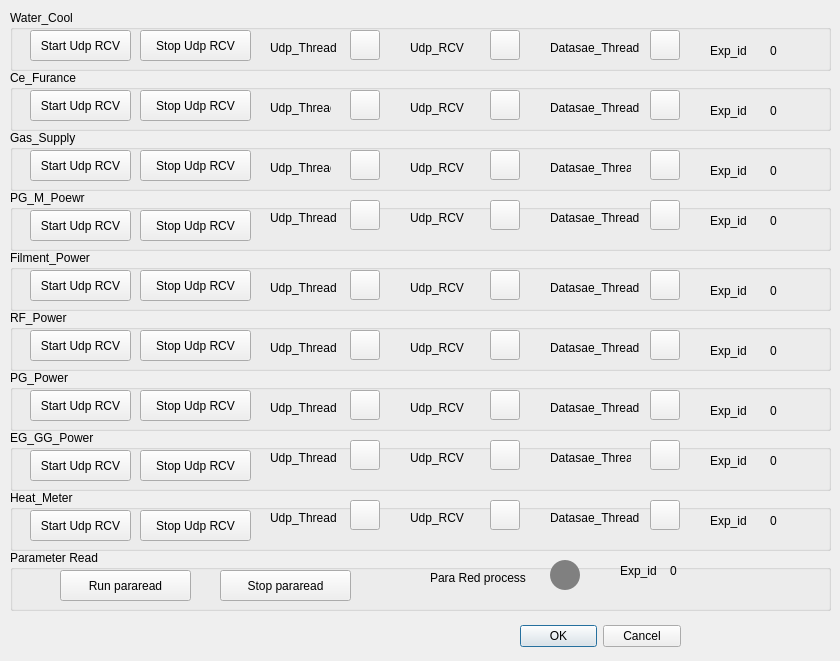
   <widget class="QWidget" name="tab_2">
    <attribute name="title">
     <string>Menu Mode</string>
    </attribute>
    <widget class="QGroupBox" name="groupBox_6">
     <property name="geometry">
      <rect>
       <x>10</x>
       <y>10</y>
       <width>821</width>
       <height>61</height>
      </rect>
     </property>
     <property name="title">
      <string>Water_Cool</string>
     </property>
     <widget class="QPushButton" name="pushButton_26">
      <property name="geometry">
       <rect>
        <x>20</x>
        <y>20</y>
        <width>101</width>
        <height>31</height>
       </rect>
      </property>
      <property name="text">
       <string>Start Udp RCV</string>
      </property>
     </widget>
     <widget class="QPushButton" name="pushButton_28">
      <property name="geometry">
       <rect>
        <x>130</x>
        <y>20</y>
        <width>111</width>
        <height>31</height>
       </rect>
      </property>
      <property name="text">
       <string>Stop Udp RCV</string>
      </property>
     </widget>
     <widget class="QLabel" name="label_10">
      <property name="geometry">
       <rect>
        <x>260</x>
        <y>30</y>
        <width>91</width>
        <height>16</height>
       </rect>
      </property>
      <property name="text">
       <string>Udp_Thread</string>
      </property>
     </widget>
     <widget class="QPushButton" name="pushButton_29">
      <property name="geometry">
       <rect>
        <x>340</x>
        <y>20</y>
        <width>30</width>
        <height>30</height>
       </rect>
      </property>
      <property name="styleSheet">
       <string notr="true"/>
      </property>
      <property name="text">
       <string/>
      </property>
     </widget>
     <widget class="QPushButton" name="pushButton_32">
      <property name="geometry">
       <rect>
        <x>640</x>
        <y>20</y>
        <width>30</width>
        <height>30</height>
       </rect>
      </property>
      <property name="styleSheet">
       <string notr="true"/>
      </property>
      <property name="text">
       <string/>
      </property>
     </widget>
     <widget class="QLabel" name="label_18">
      <property name="geometry">
       <rect>
        <x>540</x>
        <y>30</y>
        <width>121</width>
        <height>16</height>
       </rect>
      </property>
      <property name="text">
       <string>Datasae_Thread</string>
      </property>
     </widget>
     <widget class="QLabel" name="label_19">
      <property name="geometry">
       <rect>
        <x>700</x>
        <y>30</y>
        <width>41</width>
        <height>21</height>
       </rect>
      </property>
      <property name="text">
       <string>Exp_id</string>
      </property>
     </widget>
     <widget class="QLabel" name="label_23">
      <property name="geometry">
       <rect>
        <x>760</x>
        <y>30</y>
        <width>21</width>
        <height>21</height>
       </rect>
      </property>
      <property name="text">
       <string>0</string>
      </property>
     </widget>
     <widget class="QLabel" name="label_104">
      <property name="geometry">
       <rect>
        <x>400</x>
        <y>30</y>
        <width>91</width>
        <height>16</height>
       </rect>
      </property>
      <property name="text">
       <string>Udp_RCV</string>
      </property>
     </widget>
     <widget class="QPushButton" name="pushButton_123">
      <property name="geometry">
       <rect>
        <x>480</x>
        <y>20</y>
        <width>30</width>
        <height>30</height>
       </rect>
      </property>
      <property name="styleSheet">
       <string notr="true"/>
      </property>
      <property name="text">
       <string/>
      </property>
     </widget>
    </widget>
    <widget class="QGroupBox" name="groupBox_4">
     <property name="geometry">
      <rect>
       <x>10</x>
       <y>550</y>
       <width>821</width>
       <height>61</height>
      </rect>
     </property>
     <property name="title">
      <string>Parameter Read</string>
     </property>
     <widget class="QLabel" name="label_9">
      <property name="geometry">
       <rect>
        <x>420</x>
        <y>20</y>
        <width>101</width>
        <height>16</height>
       </rect>
      </property>
      <property name="text">
       <string>Para Red process</string>
      </property>
     </widget>
     <widget class="QPushButton" name="pushButton_22">
      <property name="geometry">
       <rect>
        <x>50</x>
        <y>20</y>
        <width>131</width>
        <height>31</height>
       </rect>
      </property>
      <property name="text">
       <string>Run pararead</string>
      </property>
     </widget>
     <widget class="QPushButton" name="pushButton_23">
      <property name="geometry">
       <rect>
        <x>540</x>
        <y>10</y>
        <width>30</width>
        <height>30</height>
       </rect>
      </property>
      <property name="styleSheet">
       <string notr="true">border-radius:15px;
background-color:grey;
</string>
      </property>
      <property name="text">
       <string/>
      </property>
     </widget>
     <widget class="QPushButton" name="pushButton_24">
      <property name="geometry">
       <rect>
        <x>210</x>
        <y>20</y>
        <width>131</width>
        <height>31</height>
       </rect>
      </property>
      <property name="text">
       <string>Stop pararead</string>
      </property>
     </widget>
     <widget class="QLabel" name="label_15">
      <property name="geometry">
       <rect>
        <x>610</x>
        <y>10</y>
        <width>41</width>
        <height>21</height>
       </rect>
      </property>
      <property name="text">
       <string>Exp_id</string>
      </property>
     </widget>
     <widget class="QLabel" name="label_16">
      <property name="geometry">
       <rect>
        <x>660</x>
        <y>10</y>
        <width>21</width>
        <height>21</height>
       </rect>
      </property>
      <property name="text">
       <string>0</string>
      </property>
     </widget>
    </widget>
    <widget class="QGroupBox" name="groupBox_7">
     <property name="geometry">
      <rect>
       <x>10</x>
       <y>70</y>
       <width>821</width>
       <height>61</height>
      </rect>
     </property>
     <property name="title">
      <string>Ce_Furance</string>
     </property>
     <widget class="QPushButton" name="pushButton_27">
      <property name="geometry">
       <rect>
        <x>20</x>
        <y>20</y>
        <width>101</width>
        <height>31</height>
       </rect>
      </property>
      <property name="text">
       <string>Start Udp RCV</string>
      </property>
     </widget>
     <widget class="QPushButton" name="pushButton_30">
      <property name="geometry">
       <rect>
        <x>130</x>
        <y>20</y>
        <width>111</width>
        <height>31</height>
       </rect>
      </property>
      <property name="text">
       <string>Stop Udp RCV</string>
      </property>
     </widget>
     <widget class="QLabel" name="label_26">
      <property name="geometry">
       <rect>
        <x>540</x>
        <y>30</y>
        <width>121</width>
        <height>16</height>
       </rect>
      </property>
      <property name="text">
       <string>Datasae_Thread</string>
      </property>
     </widget>
     <widget class="QPushButton" name="pushButton_33">
      <property name="geometry">
       <rect>
        <x>640</x>
        <y>20</y>
        <width>30</width>
        <height>30</height>
       </rect>
      </property>
      <property name="styleSheet">
       <string notr="true"/>
      </property>
      <property name="text">
       <string/>
      </property>
     </widget>
     <widget class="QPushButton" name="pushButton_31">
      <property name="geometry">
       <rect>
        <x>340</x>
        <y>20</y>
        <width>30</width>
        <height>30</height>
       </rect>
      </property>
      <property name="styleSheet">
       <string notr="true"/>
      </property>
      <property name="text">
       <string/>
      </property>
     </widget>
     <widget class="QLabel" name="label_24">
      <property name="geometry">
       <rect>
        <x>700</x>
        <y>30</y>
        <width>41</width>
        <height>21</height>
       </rect>
      </property>
      <property name="text">
       <string>Exp_id</string>
      </property>
     </widget>
     <widget class="QLabel" name="label_25">
      <property name="geometry">
       <rect>
        <x>760</x>
        <y>30</y>
        <width>21</width>
        <height>21</height>
       </rect>
      </property>
      <property name="text">
       <string>0</string>
      </property>
     </widget>
     <widget class="QPushButton" name="pushButton_124">
      <property name="geometry">
       <rect>
        <x>480</x>
        <y>20</y>
        <width>30</width>
        <height>30</height>
       </rect>
      </property>
      <property name="styleSheet">
       <string notr="true"/>
      </property>
      <property name="text">
       <string/>
      </property>
     </widget>
     <widget class="QLabel" name="label_17">
      <property name="geometry">
       <rect>
        <x>260</x>
        <y>30</y>
        <width>61</width>
        <height>16</height>
       </rect>
      </property>
      <property name="text">
       <string>Udp_Thread</string>
      </property>
     </widget>
     <widget class="QLabel" name="label_105">
      <property name="geometry">
       <rect>
        <x>400</x>
        <y>30</y>
        <width>91</width>
        <height>16</height>
       </rect>
      </property>
      <property name="text">
       <string>Udp_RCV</string>
      </property>
     </widget>
    </widget>
    <widget class="QGroupBox" name="groupBox_8">
     <property name="geometry">
      <rect>
       <x>10</x>
       <y>130</y>
       <width>821</width>
       <height>61</height>
      </rect>
     </property>
     <property name="title">
      <string>Gas_Supply</string>
     </property>
     <widget class="QPushButton" name="pushButton_40">
      <property name="geometry">
       <rect>
        <x>20</x>
        <y>20</y>
        <width>101</width>
        <height>31</height>
       </rect>
      </property>
      <property name="text">
       <string>Start Udp RCV</string>
      </property>
     </widget>
     <widget class="QPushButton" name="pushButton_41">
      <property name="geometry">
       <rect>
        <x>130</x>
        <y>20</y>
        <width>111</width>
        <height>31</height>
       </rect>
      </property>
      <property name="text">
       <string>Stop Udp RCV</string>
      </property>
     </widget>
     <widget class="QPushButton" name="pushButton_42">
      <property name="geometry">
       <rect>
        <x>640</x>
        <y>20</y>
        <width>30</width>
        <height>30</height>
       </rect>
      </property>
      <property name="styleSheet">
       <string notr="true"/>
      </property>
      <property name="text">
       <string/>
      </property>
     </widget>
     <widget class="QLabel" name="label_106">
      <property name="geometry">
       <rect>
        <x>400</x>
        <y>30</y>
        <width>91</width>
        <height>16</height>
       </rect>
      </property>
      <property name="text">
       <string>Udp_RCV</string>
      </property>
     </widget>
     <widget class="QLabel" name="label_27">
      <property name="geometry">
       <rect>
        <x>700</x>
        <y>30</y>
        <width>41</width>
        <height>21</height>
       </rect>
      </property>
      <property name="text">
       <string>Exp_id</string>
      </property>
     </widget>
     <widget class="QPushButton" name="pushButton_125">
      <property name="geometry">
       <rect>
        <x>480</x>
        <y>20</y>
        <width>30</width>
        <height>30</height>
       </rect>
      </property>
      <property name="styleSheet">
       <string notr="true"/>
      </property>
      <property name="text">
       <string/>
      </property>
     </widget>
     <widget class="QLabel" name="label_28">
      <property name="geometry">
       <rect>
        <x>760</x>
        <y>30</y>
        <width>21</width>
        <height>21</height>
       </rect>
      </property>
      <property name="text">
       <string>0</string>
      </property>
     </widget>
     <widget class="QPushButton" name="pushButton_43">
      <property name="geometry">
       <rect>
        <x>340</x>
        <y>20</y>
        <width>30</width>
        <height>30</height>
       </rect>
      </property>
      <property name="styleSheet">
       <string notr="true"/>
      </property>
      <property name="text">
       <string/>
      </property>
     </widget>
     <widget class="QLabel" name="label_29">
      <property name="geometry">
       <rect>
        <x>260</x>
        <y>30</y>
        <width>61</width>
        <height>16</height>
       </rect>
      </property>
      <property name="text">
       <string>Udp_Thread</string>
      </property>
     </widget>
     <widget class="QLabel" name="label_30">
      <property name="geometry">
       <rect>
        <x>540</x>
        <y>30</y>
        <width>81</width>
        <height>16</height>
       </rect>
      </property>
      <property name="text">
       <string>Datasae_Thread</string>
      </property>
     </widget>
    </widget>
    <widget class="QGroupBox" name="groupBox_9">
     <property name="geometry">
      <rect>
       <x>10</x>
       <y>190</y>
       <width>821</width>
       <height>61</height>
      </rect>
     </property>
     <property name="title">
      <string>PG_M_Poewr</string>
     </property>
     <widget class="QPushButton" name="pushButton_44">
      <property name="geometry">
       <rect>
        <x>20</x>
        <y>20</y>
        <width>101</width>
        <height>31</height>
       </rect>
      </property>
      <property name="text">
       <string>Start Udp RCV</string>
      </property>
     </widget>
     <widget class="QPushButton" name="pushButton_45">
      <property name="geometry">
       <rect>
        <x>130</x>
        <y>20</y>
        <width>111</width>
        <height>31</height>
       </rect>
      </property>
      <property name="text">
       <string>Stop Udp RCV</string>
      </property>
     </widget>
     <widget class="QLabel" name="label_34">
      <property name="geometry">
       <rect>
        <x>540</x>
        <y>20</y>
        <width>121</width>
        <height>16</height>
       </rect>
      </property>
      <property name="text">
       <string>Datasae_Thread</string>
      </property>
     </widget>
     <widget class="QLabel" name="label_33">
      <property name="geometry">
       <rect>
        <x>260</x>
        <y>20</y>
        <width>91</width>
        <height>16</height>
       </rect>
      </property>
      <property name="text">
       <string>Udp_Thread</string>
      </property>
     </widget>
     <widget class="QLabel" name="label_32">
      <property name="geometry">
       <rect>
        <x>760</x>
        <y>20</y>
        <width>21</width>
        <height>21</height>
       </rect>
      </property>
      <property name="text">
       <string>0</string>
      </property>
     </widget>
     <widget class="QPushButton" name="pushButton_126">
      <property name="geometry">
       <rect>
        <x>480</x>
        <y>10</y>
        <width>30</width>
        <height>30</height>
       </rect>
      </property>
      <property name="styleSheet">
       <string notr="true"/>
      </property>
      <property name="text">
       <string/>
      </property>
     </widget>
     <widget class="QLabel" name="label_31">
      <property name="geometry">
       <rect>
        <x>700</x>
        <y>20</y>
        <width>41</width>
        <height>21</height>
       </rect>
      </property>
      <property name="text">
       <string>Exp_id</string>
      </property>
     </widget>
     <widget class="QPushButton" name="pushButton_47">
      <property name="geometry">
       <rect>
        <x>340</x>
        <y>10</y>
        <width>30</width>
        <height>30</height>
       </rect>
      </property>
      <property name="styleSheet">
       <string notr="true"/>
      </property>
      <property name="text">
       <string/>
      </property>
     </widget>
     <widget class="QLabel" name="label_107">
      <property name="geometry">
       <rect>
        <x>400</x>
        <y>20</y>
        <width>91</width>
        <height>16</height>
       </rect>
      </property>
      <property name="text">
       <string>Udp_RCV</string>
      </property>
     </widget>
     <widget class="QPushButton" name="pushButton_46">
      <property name="geometry">
       <rect>
        <x>640</x>
        <y>10</y>
        <width>30</width>
        <height>30</height>
       </rect>
      </property>
      <property name="styleSheet">
       <string notr="true"/>
      </property>
      <property name="text">
       <string/>
      </property>
     </widget>
    </widget>
    <widget class="QGroupBox" name="groupBox_10">
     <property name="geometry">
      <rect>
       <x>10</x>
       <y>250</y>
       <width>821</width>
       <height>61</height>
      </rect>
     </property>
     <property name="title">
      <string>Filment_Power</string>
     </property>
     <widget class="QPushButton" name="pushButton_48">
      <property name="geometry">
       <rect>
        <x>20</x>
        <y>20</y>
        <width>101</width>
        <height>31</height>
       </rect>
      </property>
      <property name="text">
       <string>Start Udp RCV</string>
      </property>
     </widget>
     <widget class="QPushButton" name="pushButton_49">
      <property name="geometry">
       <rect>
        <x>130</x>
        <y>20</y>
        <width>111</width>
        <height>31</height>
       </rect>
      </property>
      <property name="text">
       <string>Stop Udp RCV</string>
      </property>
     </widget>
     <widget class="QPushButton" name="pushButton_50">
      <property name="geometry">
       <rect>
        <x>640</x>
        <y>20</y>
        <width>30</width>
        <height>30</height>
       </rect>
      </property>
      <property name="styleSheet">
       <string notr="true"/>
      </property>
      <property name="text">
       <string/>
      </property>
     </widget>
     <widget class="QLabel" name="label_35">
      <property name="geometry">
       <rect>
        <x>260</x>
        <y>30</y>
        <width>91</width>
        <height>16</height>
       </rect>
      </property>
      <property name="text">
       <string>Udp_Thread</string>
      </property>
     </widget>
     <widget class="QLabel" name="label_36">
      <property name="geometry">
       <rect>
        <x>760</x>
        <y>30</y>
        <width>21</width>
        <height>21</height>
       </rect>
      </property>
      <property name="text">
       <string>0</string>
      </property>
     </widget>
     <widget class="QPushButton" name="pushButton_127">
      <property name="geometry">
       <rect>
        <x>480</x>
        <y>20</y>
        <width>30</width>
        <height>30</height>
       </rect>
      </property>
      <property name="styleSheet">
       <string notr="true"/>
      </property>
      <property name="text">
       <string/>
      </property>
     </widget>
     <widget class="QLabel" name="label_37">
      <property name="geometry">
       <rect>
        <x>700</x>
        <y>30</y>
        <width>41</width>
        <height>21</height>
       </rect>
      </property>
      <property name="text">
       <string>Exp_id</string>
      </property>
     </widget>
     <widget class="QLabel" name="label_38">
      <property name="geometry">
       <rect>
        <x>540</x>
        <y>30</y>
        <width>91</width>
        <height>16</height>
       </rect>
      </property>
      <property name="text">
       <string>Datasae_Thread</string>
      </property>
     </widget>
     <widget class="QPushButton" name="pushButton_51">
      <property name="geometry">
       <rect>
        <x>340</x>
        <y>20</y>
        <width>30</width>
        <height>30</height>
       </rect>
      </property>
      <property name="styleSheet">
       <string notr="true"/>
      </property>
      <property name="text">
       <string/>
      </property>
     </widget>
     <widget class="QLabel" name="label_108">
      <property name="geometry">
       <rect>
        <x>400</x>
        <y>30</y>
        <width>91</width>
        <height>16</height>
       </rect>
      </property>
      <property name="text">
       <string>Udp_RCV</string>
      </property>
     </widget>
    </widget>
    <widget class="QGroupBox" name="groupBox_11">
     <property name="geometry">
      <rect>
       <x>10</x>
       <y>310</y>
       <width>821</width>
       <height>61</height>
      </rect>
     </property>
     <property name="title">
      <string>RF_Power</string>
     </property>
     <widget class="QPushButton" name="pushButton_52">
      <property name="geometry">
       <rect>
        <x>20</x>
        <y>20</y>
        <width>101</width>
        <height>31</height>
       </rect>
      </property>
      <property name="text">
       <string>Start Udp RCV</string>
      </property>
     </widget>
     <widget class="QPushButton" name="pushButton_53">
      <property name="geometry">
       <rect>
        <x>130</x>
        <y>20</y>
        <width>111</width>
        <height>31</height>
       </rect>
      </property>
      <property name="text">
       <string>Stop Udp RCV</string>
      </property>
     </widget>
     <widget class="QLabel" name="label_42">
      <property name="geometry">
       <rect>
        <x>540</x>
        <y>30</y>
        <width>121</width>
        <height>16</height>
       </rect>
      </property>
      <property name="text">
       <string>Datasae_Thread</string>
      </property>
     </widget>
     <widget class="QPushButton" name="pushButton_133">
      <property name="geometry">
       <rect>
        <x>480</x>
        <y>20</y>
        <width>30</width>
        <height>30</height>
       </rect>
      </property>
      <property name="styleSheet">
       <string notr="true"/>
      </property>
      <property name="text">
       <string/>
      </property>
     </widget>
     <widget class="QLabel" name="label_39">
      <property name="geometry">
       <rect>
        <x>700</x>
        <y>30</y>
        <width>41</width>
        <height>21</height>
       </rect>
      </property>
      <property name="text">
       <string>Exp_id</string>
      </property>
     </widget>
     <widget class="QPushButton" name="pushButton_54">
      <property name="geometry">
       <rect>
        <x>640</x>
        <y>20</y>
        <width>30</width>
        <height>30</height>
       </rect>
      </property>
      <property name="styleSheet">
       <string notr="true"/>
      </property>
      <property name="text">
       <string/>
      </property>
     </widget>
     <widget class="QLabel" name="label_114">
      <property name="geometry">
       <rect>
        <x>400</x>
        <y>30</y>
        <width>91</width>
        <height>16</height>
       </rect>
      </property>
      <property name="text">
       <string>Udp_RCV</string>
      </property>
     </widget>
     <widget class="QLabel" name="label_41">
      <property name="geometry">
       <rect>
        <x>260</x>
        <y>30</y>
        <width>91</width>
        <height>16</height>
       </rect>
      </property>
      <property name="text">
       <string>Udp_Thread</string>
      </property>
     </widget>
     <widget class="QLabel" name="label_40">
      <property name="geometry">
       <rect>
        <x>760</x>
        <y>30</y>
        <width>21</width>
        <height>21</height>
       </rect>
      </property>
      <property name="text">
       <string>0</string>
      </property>
     </widget>
     <widget class="QPushButton" name="pushButton_55">
      <property name="geometry">
       <rect>
        <x>340</x>
        <y>20</y>
        <width>30</width>
        <height>30</height>
       </rect>
      </property>
      <property name="styleSheet">
       <string notr="true"/>
      </property>
      <property name="text">
       <string/>
      </property>
     </widget>
    </widget>
    <widget class="QGroupBox" name="groupBox_12">
     <property name="geometry">
      <rect>
       <x>10</x>
       <y>370</y>
       <width>821</width>
       <height>61</height>
      </rect>
     </property>
     <property name="title">
      <string>PG_Power</string>
     </property>
     <widget class="QPushButton" name="pushButton_56">
      <property name="geometry">
       <rect>
        <x>20</x>
        <y>20</y>
        <width>101</width>
        <height>31</height>
       </rect>
      </property>
      <property name="text">
       <string>Start Udp RCV</string>
      </property>
     </widget>
     <widget class="QPushButton" name="pushButton_57">
      <property name="geometry">
       <rect>
        <x>130</x>
        <y>20</y>
        <width>111</width>
        <height>31</height>
       </rect>
      </property>
      <property name="text">
       <string>Stop Udp RCV</string>
      </property>
     </widget>
     <widget class="QPushButton" name="pushButton_58">
      <property name="geometry">
       <rect>
        <x>640</x>
        <y>20</y>
        <width>30</width>
        <height>30</height>
       </rect>
      </property>
      <property name="styleSheet">
       <string notr="true"/>
      </property>
      <property name="text">
       <string/>
      </property>
     </widget>
     <widget class="QLabel" name="label_115">
      <property name="geometry">
       <rect>
        <x>400</x>
        <y>30</y>
        <width>91</width>
        <height>16</height>
       </rect>
      </property>
      <property name="text">
       <string>Udp_RCV</string>
      </property>
     </widget>
     <widget class="QLabel" name="label_43">
      <property name="geometry">
       <rect>
        <x>700</x>
        <y>30</y>
        <width>41</width>
        <height>21</height>
       </rect>
      </property>
      <property name="text">
       <string>Exp_id</string>
      </property>
     </widget>
     <widget class="QPushButton" name="pushButton_134">
      <property name="geometry">
       <rect>
        <x>480</x>
        <y>20</y>
        <width>30</width>
        <height>30</height>
       </rect>
      </property>
      <property name="styleSheet">
       <string notr="true"/>
      </property>
      <property name="text">
       <string/>
      </property>
     </widget>
     <widget class="QLabel" name="label_44">
      <property name="geometry">
       <rect>
        <x>760</x>
        <y>30</y>
        <width>21</width>
        <height>21</height>
       </rect>
      </property>
      <property name="text">
       <string>0</string>
      </property>
     </widget>
     <widget class="QPushButton" name="pushButton_59">
      <property name="geometry">
       <rect>
        <x>340</x>
        <y>20</y>
        <width>30</width>
        <height>30</height>
       </rect>
      </property>
      <property name="styleSheet">
       <string notr="true"/>
      </property>
      <property name="text">
       <string/>
      </property>
     </widget>
     <widget class="QLabel" name="label_45">
      <property name="geometry">
       <rect>
        <x>260</x>
        <y>30</y>
        <width>91</width>
        <height>16</height>
       </rect>
      </property>
      <property name="text">
       <string>Udp_Thread</string>
      </property>
     </widget>
     <widget class="QLabel" name="label_46">
      <property name="geometry">
       <rect>
        <x>540</x>
        <y>30</y>
        <width>91</width>
        <height>16</height>
       </rect>
      </property>
      <property name="text">
       <string>Datasae_Thread</string>
      </property>
     </widget>
    </widget>
    <widget class="QGroupBox" name="groupBox_13">
     <property name="geometry">
      <rect>
       <x>10</x>
       <y>430</y>
       <width>821</width>
       <height>61</height>
      </rect>
     </property>
     <property name="title">
      <string>EG_GG_Power</string>
     </property>
     <widget class="QPushButton" name="pushButton_60">
      <property name="geometry">
       <rect>
        <x>20</x>
        <y>20</y>
        <width>101</width>
        <height>31</height>
       </rect>
      </property>
      <property name="text">
       <string>Start Udp RCV</string>
      </property>
     </widget>
     <widget class="QPushButton" name="pushButton_61">
      <property name="geometry">
       <rect>
        <x>130</x>
        <y>20</y>
        <width>111</width>
        <height>31</height>
       </rect>
      </property>
      <property name="text">
       <string>Stop Udp RCV</string>
      </property>
     </widget>
     <widget class="QPushButton" name="pushButton_62">
      <property name="geometry">
       <rect>
        <x>640</x>
        <y>10</y>
        <width>30</width>
        <height>30</height>
       </rect>
      </property>
      <property name="styleSheet">
       <string notr="true"/>
      </property>
      <property name="text">
       <string/>
      </property>
     </widget>
     <widget class="QLabel" name="label_116">
      <property name="geometry">
       <rect>
        <x>400</x>
        <y>20</y>
        <width>91</width>
        <height>16</height>
       </rect>
      </property>
      <property name="text">
       <string>Udp_RCV</string>
      </property>
     </widget>
     <widget class="QLabel" name="label_47">
      <property name="geometry">
       <rect>
        <x>700</x>
        <y>20</y>
        <width>41</width>
        <height>21</height>
       </rect>
      </property>
      <property name="text">
       <string>Exp_id</string>
      </property>
     </widget>
     <widget class="QPushButton" name="pushButton_135">
      <property name="geometry">
       <rect>
        <x>480</x>
        <y>10</y>
        <width>30</width>
        <height>30</height>
       </rect>
      </property>
      <property name="styleSheet">
       <string notr="true"/>
      </property>
      <property name="text">
       <string/>
      </property>
     </widget>
     <widget class="QLabel" name="label_48">
      <property name="geometry">
       <rect>
        <x>760</x>
        <y>20</y>
        <width>21</width>
        <height>21</height>
       </rect>
      </property>
      <property name="text">
       <string>0</string>
      </property>
     </widget>
     <widget class="QPushButton" name="pushButton_63">
      <property name="geometry">
       <rect>
        <x>340</x>
        <y>10</y>
        <width>30</width>
        <height>30</height>
       </rect>
      </property>
      <property name="styleSheet">
       <string notr="true"/>
      </property>
      <property name="text">
       <string/>
      </property>
     </widget>
     <widget class="QLabel" name="label_49">
      <property name="geometry">
       <rect>
        <x>260</x>
        <y>20</y>
        <width>91</width>
        <height>16</height>
       </rect>
      </property>
      <property name="text">
       <string>Udp_Thread</string>
      </property>
     </widget>
     <widget class="QLabel" name="label_50">
      <property name="geometry">
       <rect>
        <x>540</x>
        <y>20</y>
        <width>81</width>
        <height>16</height>
       </rect>
      </property>
      <property name="text">
       <string>Datasae_Thread</string>
      </property>
     </widget>
    </widget>
    <widget class="QGroupBox" name="groupBox_17">
     <property name="geometry">
      <rect>
       <x>10</x>
       <y>490</y>
       <width>821</width>
       <height>61</height>
      </rect>
     </property>
     <property name="title">
      <string>Heat_Meter</string>
     </property>
     <widget class="QPushButton" name="pushButton_64">
      <property name="geometry">
       <rect>
        <x>20</x>
        <y>20</y>
        <width>101</width>
        <height>31</height>
       </rect>
      </property>
      <property name="text">
       <string>Start Udp RCV</string>
      </property>
     </widget>
     <widget class="QPushButton" name="pushButton_65">
      <property name="geometry">
       <rect>
        <x>130</x>
        <y>20</y>
        <width>111</width>
        <height>31</height>
       </rect>
      </property>
      <property name="text">
       <string>Stop Udp RCV</string>
      </property>
     </widget>
     <widget class="QLabel" name="label_54">
      <property name="geometry">
       <rect>
        <x>540</x>
        <y>20</y>
        <width>121</width>
        <height>16</height>
       </rect>
      </property>
      <property name="text">
       <string>Datasae_Thread</string>
      </property>
     </widget>
     <widget class="QPushButton" name="pushButton_66">
      <property name="geometry">
       <rect>
        <x>640</x>
        <y>10</y>
        <width>30</width>
        <height>30</height>
       </rect>
      </property>
      <property name="styleSheet">
       <string notr="true"/>
      </property>
      <property name="text">
       <string/>
      </property>
     </widget>
     <widget class="QLabel" name="label_53">
      <property name="geometry">
       <rect>
        <x>260</x>
        <y>20</y>
        <width>91</width>
        <height>16</height>
       </rect>
      </property>
      <property name="text">
       <string>Udp_Thread</string>
      </property>
     </widget>
     <widget class="QLabel" name="label_51">
      <property name="geometry">
       <rect>
        <x>700</x>
        <y>20</y>
        <width>41</width>
        <height>21</height>
       </rect>
      </property>
      <property name="text">
       <string>Exp_id</string>
      </property>
     </widget>
     <widget class="QPushButton" name="pushButton_136">
      <property name="geometry">
       <rect>
        <x>480</x>
        <y>10</y>
        <width>30</width>
        <height>30</height>
       </rect>
      </property>
      <property name="styleSheet">
       <string notr="true"/>
      </property>
      <property name="text">
       <string/>
      </property>
     </widget>
     <widget class="QLabel" name="label_52">
      <property name="geometry">
       <rect>
        <x>760</x>
        <y>20</y>
        <width>21</width>
        <height>21</height>
       </rect>
      </property>
      <property name="text">
       <string>0</string>
      </property>
     </widget>
     <widget class="QPushButton" name="pushButton_67">
      <property name="geometry">
       <rect>
        <x>340</x>
        <y>10</y>
        <width>30</width>
        <height>30</height>
       </rect>
      </property>
      <property name="styleSheet">
       <string notr="true"/>
      </property>
      <property name="text">
       <string/>
      </property>
     </widget>
     <widget class="QLabel" name="label_117">
      <property name="geometry">
       <rect>
        <x>400</x>
        <y>20</y>
        <width>91</width>
        <height>16</height>
       </rect>
      </property>
      <property name="text">
       <string>Udp_RCV</string>
      </property>
     </widget>
    </widget>
    <widget class="QDialogButtonBox" name="buttonBox">
     <property name="geometry">
      <rect>
       <x>520</x>
       <y>620</y>
       <width>161</width>
       <height>32</height>
      </rect>
     </property>
     <property name="orientation">
      <enum>Qt::Horizontal</enum>
     </property>
     <property name="standardButtons">
      <set>QDialogButtonBox::Cancel|QDialogButtonBox::Ok</set>
     </property>
    </widget>
   </widget>
